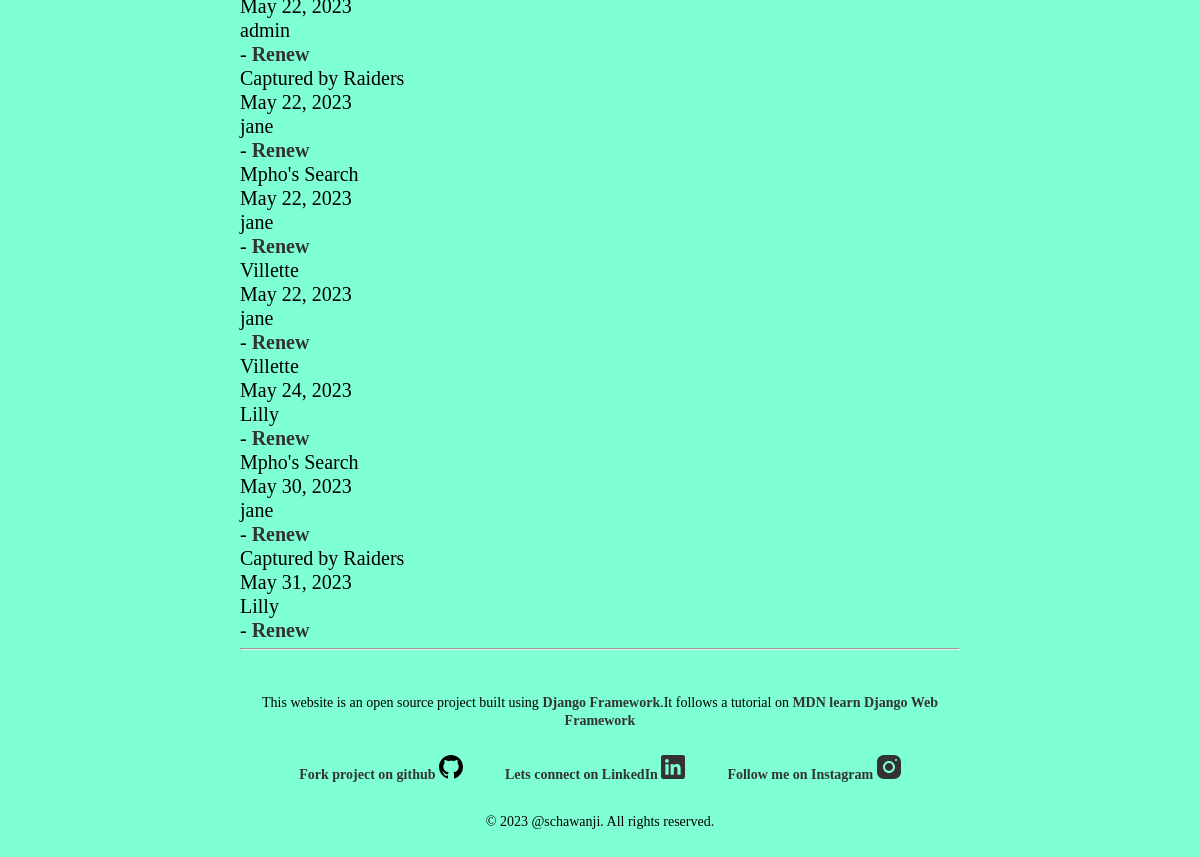
The page /catalog/borrowed/ (signed in, lower part) on the database as committed earlier.
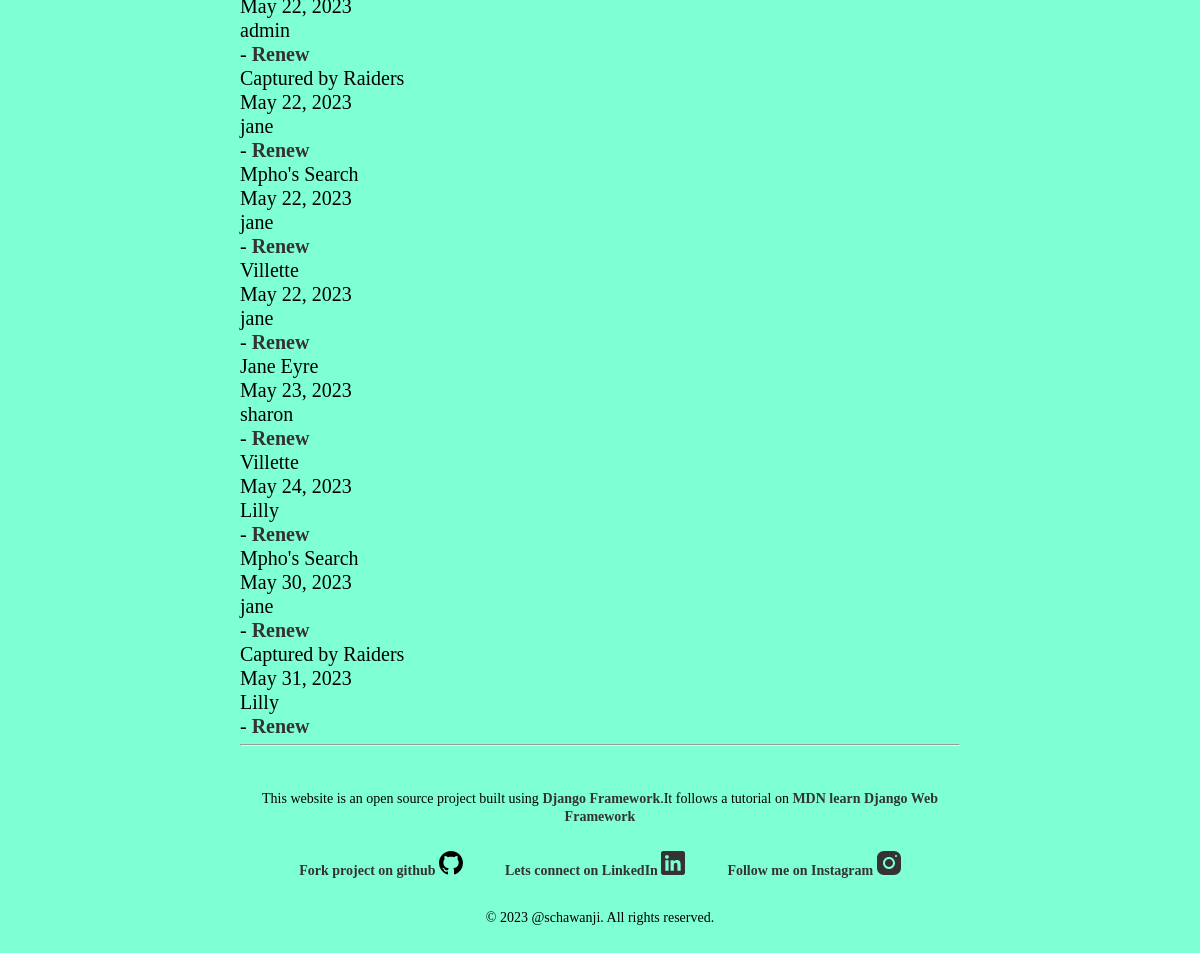
The same page on the database as committed later.
### catalog/models.py (models this page shows, shortened)
class BookInstance(models.Model):
   id=models.UUIDField(primary_key=True, default=uuid.uuid4, help_text='Unique ID for this particular book across whole library')
   due_back=models.DateField(null=True,blank=True)
   book=models.ForeignKey(Book,on_delete=models.PROTECT,null=True)
   imprint=models.CharField(max_length=200)
   borrower = models.ForeignKey(User, on_delete=models.SET_NULL, null=True, blank=True)
   LOAN_STATUS = (
        ('m', 'Maintenance'),
        ('o', 'On loan'),
        ('a', 'Available'),
        ('r', 'Reserved'),
    )
   status=models.CharField(max_length=1,
        choices=LOAN_STATUS,
        blank=True,
        default='m',
        help_text='Book availability',)
   class Meta:
      ordering=['due_back']
      permissions = (("can_mark_returned", "Set book as returned"),)

class Book(models.Model):
    title = models.CharField(max_length=200)
    author = models.ForeignKey('Author', on_delete=models.SET_NULL, null=True,related_name='books')
    summary = models.TextField(max_length=1000, help_text='Enter a brief description of the book')
    isbn = models.CharField('ISBN', max_length=13, unique=True,
                             help_text='13 Character <a href="https://www.isbn-international.org/content/what-isbn">ISBN number</a>')
    genre = models.ManyToManyField(Genre, help_text='Select a genre for this book')
    language =models.ForeignKey(Language,on_delete=models.PROTECT,null=True,blank=True)
    image = models.ImageField(upload_to='images/',null=True)
    class Meta:
        verbose_name = 'book'
        verbose_name_plural = 'books'
    def display_genre(self):
       return ', '.join(genre.name for genre in self.genre.all()[:3])
    display_genre.short_description = 'Genre'

### catalog/views.py (the view)
# urls.py: path(r'borrowed/', views.BorrowedBooksList.as_view(), name='all-borrowed'),
class BorrowedBooksList(LoginRequiredMixin,PermissionRequiredMixin,ListView):
    model=models.BookInstance
    template_name='catalog/bookinstance_list_borrowed_all.html'
    paginated_by= 10
    permission_required = 'catalog.can_mark_returned'
    def get_queryset(self):
        context = (models.BookInstance.objects.filter(status='o').order_by('due_back'))
        return context

### catalog/templates/catalog/bookinstance_list_borrowed_all.html (shortened to what this page needs)
{% extends 'base.html' %}
{% block content %}
{% for bookinst in object_list %}
<ul>
<li>{{ bookinst.book.title }}</li>
<li>{{ bookinst.due_back }}</li>
<li>{{ bookinst.borrower }}</li>
<li>
    {% if perms.catalog.can_mark_returned %}- <a href="{% url 'renew-book-librarian' bookinst.id %}">Renew</a>{% endif %}
</li>
</ul>
{% endfor %}
{% endblock %}

Rows that differ between the two databases and show on the page:
now on this page (row edited): BookInstance: book "Jane Eyre", due_back "May 23, 2023", borrower "sharon"
